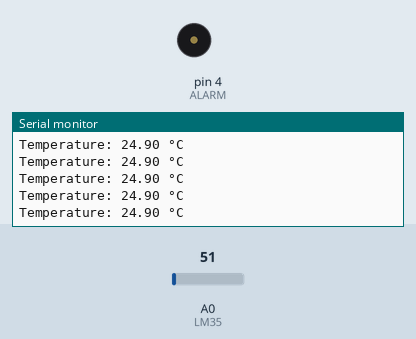
Bench run of a sketch on a simulated Arduino Uno, built with avr-gcc and run on an emulated ATmega328P. On the bench: buzzer (waves = sounding), the last lines printed to the serial monitor. The test bench sets the inputs (shaded band); at power-on: A0 (LM35) = 51.

Above: at 1.2 s.
1.3 s: A0 (LM35) set to 66
At 1.94 s:
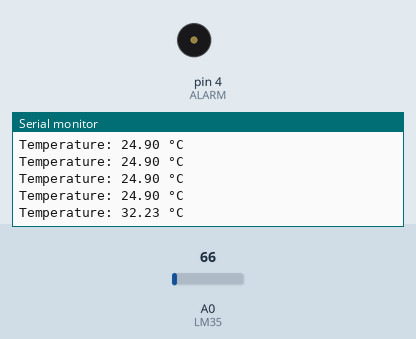
2.8 s: A0 (LM35) set to 61
At 2.86 s:
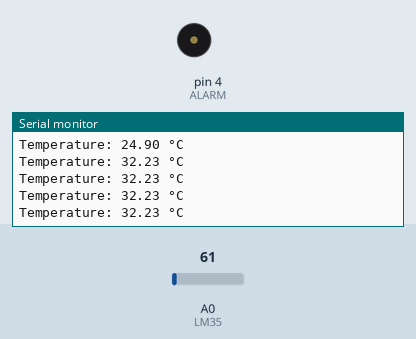
Timing chart, 0 to 5.8 s (numbered marks = the images above; inputs shaded):
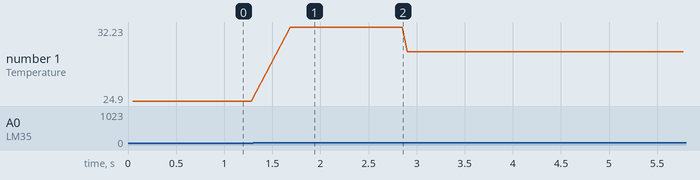

Measured:
- after the input at 1.3 s, the serial monitor: prints a new line after 0.39 s (image 1)
- after the input at 2.8 s, tone on pin 4 (ALARM): stays silent (without the input it goes to 2945 Hz after 2.6 s)
- plotted number 1: 24.9 → 32.23 after the input at 1.3 s, 32.23 → 29.79 after the input at 2.8 s

The sketch:

NhietDoTuongTu.ino
```cpp
// bài ni học

int ALARM = 4; // Chân buzzer
int LM35 = A0; // Cảm biến nhiệt độ LM35 kết nối với chân A0
float tmprVal = 0; // Giá trị nhiệt độ
float sinVal;
int toneVal;
unsigned long tepTimer;


void setup() {
    Serial.begin(9600); // Cấu hình baud rate 9600 bps
    pinMode(ALARM, OUTPUT); // Cấu hình chân buzzer là OUTPUT
}

void loop() {
    int val = analogRead(LM35); // Đọc giá trị từ cảm biến LM35
    tmprVal = (float) val * (5.0 / 10.24); // Chuyển đổi giá trị điện áp thành nhiệt độ

    if (tmprVal > 30) { // Nếu nhiệt độ > 27°C, bật buzzer
        for (int x = 0; x < 180; x++) {
            // Chuyển đổi sin function sang radian
            sinVal = sin(x * (3.1412 / 180));
            // Dùng sin function để tạo tần số âm thanh
            toneVal = 2000 + (int)(sinVal * 1000);
            // Phát tín hiệu từ buzzer
            tone(ALARM, toneVal);
            delay(2);
        }
    } else {
        noTone(ALARM); // Nếu nhiệt độ ≤ 27°C, tắt buzzer
    }

    // Cứ mỗi 50ms, gửi giá trị nhiệt độ ra Serial Monitor
    if (millis() - tepTimer > 50) {
        tepTimer = millis();
        Serial.print("Temperature: ");
        Serial.print(tmprVal);
        Serial.println(" °C");
    }
}


// int ALARM = 4; // Chân buzzer (hoặc loa nhỏ)
// int LM35 = A0; // Cảm biến nhiệt độ LM35 kết nối với chân A0
// float tmprVal = 0; // Giá trị nhiệt độ
// unsigned long tepTimer;

// // Bảng giá trị sin để tạo sóng PWM
// const int sinTable[100] = {
//   127, 135, 143, 151, 159, 167, 175, 182, 190, 197, 203, 210, 216, 221, 226, 231, 235, 239, 242, 245,
//   247, 249, 250, 251, 251, 251, 250, 249, 247, 245, 242, 239, 235, 231, 226, 221, 216, 210, 203, 197,
//   190, 182, 175, 167, 159, 151, 143, 135, 127, 119, 111, 103, 95, 87, 79, 72, 64, 57, 50, 44, 37, 32,
//   27, 22, 18, 14, 11, 8, 6, 4, 3, 2, 2, 2, 3, 4, 6, 8, 11, 14, 18, 22, 27, 32, 37, 44, 50, 57,
//   64, 72, 79, 87, 95, 103, 111, 119
// };

// void setup() {
//     Serial.begin(9600); // Cấu hình baud rate 9600 bps
//     pinMode(ALARM, OUTPUT); // Cấu hình chân buzzer là OUTPUT
// }

// void loop() {
//     int val = analogRead(LM35); // Đọc giá trị từ cảm biến LM35
//     tmprVal = (float) val * (5.0 / 10.24); // Chuyển đổi giá trị điện áp thành nhiệt độ

//     if (tmprVal > 29) { // Nếu nhiệt độ > 27°C, phát âm thanh sóng sin
//         for (int i = 0; i < 100; i++) {
//             analogWrite(ALARM, sinTable[i]); // Xuất PWM theo giá trị sin
//             delayMicroseconds(100); // Điều chỉnh tần số âm thanh (có thể thay đổi)
//         }
//     } else {
//         analogWrite(ALARM, 0); // Nếu nhiệt độ ≤ 27°C, tắt âm thanh
//     }

//     // Cứ mỗi 50ms, gửi giá trị nhiệt độ ra Serial Monitor
//     if (millis() - tepTimer > 50) {
//         tepTimer = millis();
//         Serial.print("Temperature: ");
//         Serial.print(tmprVal);
//         Serial.println(" °C");
//     }
// }
```
